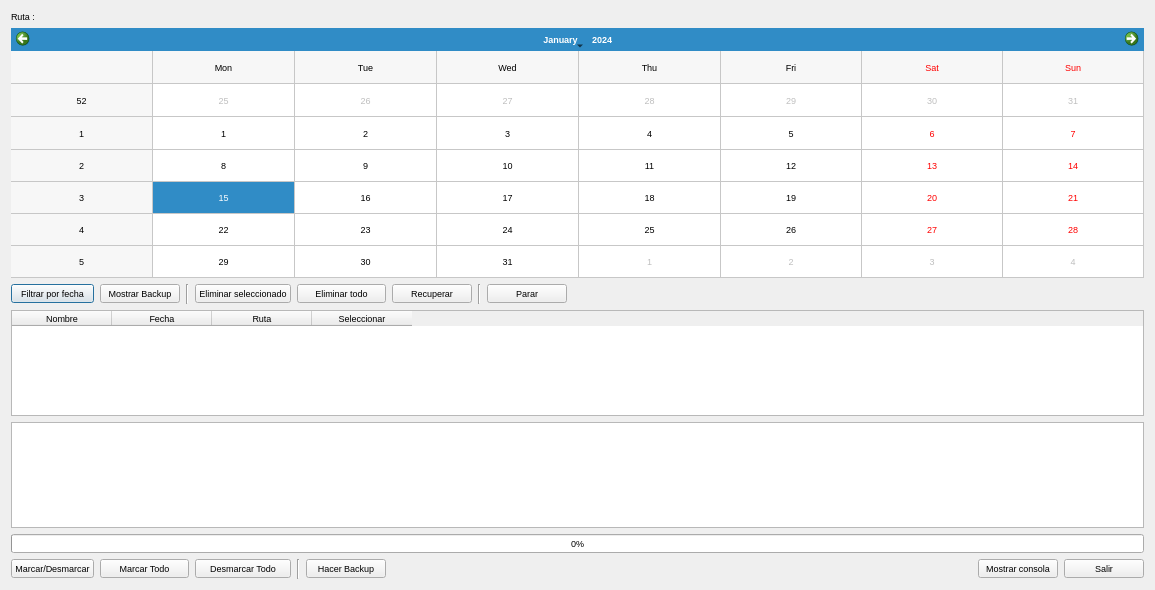
<?xml version="1.0" encoding="UTF-8"?>
<ui version="4.0">
 <class>Calendario</class>
 <widget class="QDialog" name="Calendario">
  <property name="geometry">
   <rect>
    <x>0</x>
    <y>0</y>
    <width>1155</width>
    <height>590</height>
   </rect>
  </property>
  <property name="font">
   <font>
    <pointsize>7</pointsize>
   </font>
  </property>
  <property name="windowTitle">
   <string>Recuperador de copias de sincronizacion v.0.1.0</string>
  </property>
  <property name="windowIcon">
   <iconset resource="recoverdrake.qrc">
    <normaloff>:/Imagenes/undo.png</normaloff>:/Imagenes/undo.png</iconset>
  </property>
  <layout class="QGridLayout" name="gridLayout_3">
   <item row="1" column="1" colspan="2">
    <layout class="QGridLayout" name="gridLayout_2">
     <item row="10" column="4">
      <widget class="Line" name="line_3">
       <property name="orientation">
        <enum>Qt::Vertical</enum>
       </property>
      </widget>
     </item>
     <item row="6" column="7">
      <widget class="Line" name="line_2">
       <property name="orientation">
        <enum>Qt::Vertical</enum>
       </property>
      </widget>
     </item>
     <item row="6" column="2">
      <widget class="Line" name="line">
       <property name="orientation">
        <enum>Qt::Vertical</enum>
       </property>
      </widget>
     </item>
     <item row="9" column="0" colspan="12">
      <widget class="QProgressBar" name="progressBar">
       <property name="sizePolicy">
        <sizepolicy hsizetype="Preferred" vsizetype="Fixed">
         <horstretch>0</horstretch>
         <verstretch>0</verstretch>
        </sizepolicy>
       </property>
       <property name="value">
        <number>0</number>
       </property>
      </widget>
     </item>
     <item row="6" column="0">
      <widget class="QPushButton" name="pushButton_6">
       <property name="toolTip">
        <string>Filtra por fecha seleccionada o volver a estado original</string>
       </property>
       <property name="statusTip">
        <string>Filtra por fecha seleccionada o volver a estado original</string>
       </property>
       <property name="whatsThis">
        <string>Filtra por fecha seleccionada o volver a estado original</string>
       </property>
       <property name="text">
        <string>Filtrar por fecha</string>
       </property>
       <property name="icon">
        <iconset resource="recoverdrake.qrc">
         <normaloff>:/Imagenes/lupaO.png</normaloff>:/Imagenes/lupaO.png</iconset>
       </property>
       <property name="iconSize">
        <size>
         <width>25</width>
         <height>25</height>
        </size>
       </property>
      </widget>
     </item>
     <item row="8" column="0" colspan="12">
      <widget class="QTextEdit" name="textEdit">
       <property name="sizePolicy">
        <sizepolicy hsizetype="Preferred" vsizetype="Expanding">
         <horstretch>0</horstretch>
         <verstretch>0</verstretch>
        </sizepolicy>
       </property>
       <property name="toolTip">
        <string>Consola de procesos</string>
       </property>
       <property name="statusTip">
        <string>Consola de procesos</string>
       </property>
       <property name="whatsThis">
        <string>Consola de procesos</string>
       </property>
      </widget>
     </item>
     <item row="0" column="0" rowspan="6" colspan="12">
      <widget class="QCalendarWidget" name="calendarWidget">
       <property name="sizePolicy">
        <sizepolicy hsizetype="Expanding" vsizetype="Expanding">
         <horstretch>0</horstretch>
         <verstretch>0</verstretch>
        </sizepolicy>
       </property>
       <property name="minimumSize">
        <size>
         <width>0</width>
         <height>250</height>
        </size>
       </property>
       <property name="toolTip">
        <string>Calendario para ver cronologicamente las copias guardadas de sincronizacion</string>
       </property>
       <property name="statusTip">
        <string>Calendario para ver cronologicamente las copias guardadas de sincronizacion</string>
       </property>
       <property name="whatsThis">
        <string>Calendario para ver cronologicamente las copias guardadas de sincronizacion</string>
       </property>
       <property name="gridVisible">
        <bool>true</bool>
       </property>
       <property name="dateEditEnabled">
        <bool>false</bool>
       </property>
      </widget>
     </item>
     <item row="10" column="0">
      <widget class="QPushButton" name="pushButton_3">
       <property name="toolTip">
        <string>Marcar o desmarcar individualmente el registro seleccionado</string>
       </property>
       <property name="statusTip">
        <string>Marcar o desmarcar individualmente el registro seleccionado</string>
       </property>
       <property name="whatsThis">
        <string>Marcar o desmarcar individualmente el registro seleccionado</string>
       </property>
       <property name="text">
        <string>Marcar/Desmarcar</string>
       </property>
       <property name="icon">
        <iconset resource="recoverdrake.qrc">
         <normaloff>:/Imagenes/good.png</normaloff>:/Imagenes/good.png</iconset>
       </property>
       <property name="iconSize">
        <size>
         <width>25</width>
         <height>25</height>
        </size>
       </property>
      </widget>
     </item>
     <item row="7" column="0" colspan="12">
      <widget class="QTableWidget" name="tableWidget">
       <property name="toolTip">
        <string>Visualizador de copias sincronizadas (Desde la fecha seleccionada hasta la actual)</string>
       </property>
       <property name="statusTip">
        <string>Visualizador de copias sincronizadas (Desde la fecha seleccionada hasta la actual)</string>
       </property>
       <property name="whatsThis">
        <string>Visualizador de copias sincronizadas (Desde la fecha seleccionada hasta la actual)</string>
       </property>
       <property name="editTriggers">
        <set>QAbstractItemView::NoEditTriggers</set>
       </property>
       <property name="alternatingRowColors">
        <bool>true</bool>
       </property>
       <property name="selectionBehavior">
        <enum>QAbstractItemView::SelectRows</enum>
       </property>
       <property name="sortingEnabled">
        <bool>true</bool>
       </property>
       <column>
        <property name="text">
         <string>Nombre</string>
        </property>
       </column>
       <column>
        <property name="text">
         <string>Fecha</string>
        </property>
       </column>
       <column>
        <property name="text">
         <string>Ruta</string>
        </property>
       </column>
       <column>
        <property name="text">
         <string>Seleccionar</string>
        </property>
       </column>
      </widget>
     </item>
     <item row="6" column="6">
      <widget class="QPushButton" name="pushButton_2">
       <property name="toolTip">
        <string>Recuperar datos seleccionados</string>
       </property>
       <property name="statusTip">
        <string>Recuperar datos seleccionados</string>
       </property>
       <property name="whatsThis">
        <string>Recuperar datos seleccionados</string>
       </property>
       <property name="text">
        <string>Recuperar</string>
       </property>
       <property name="icon">
        <iconset resource="recoverdrake.qrc">
         <normaloff>:/Imagenes/undo.png</normaloff>:/Imagenes/undo.png</iconset>
       </property>
       <property name="iconSize">
        <size>
         <width>25</width>
         <height>25</height>
        </size>
       </property>
      </widget>
     </item>
     <item row="6" column="8">
      <widget class="QPushButton" name="pushButton_9">
       <property name="toolTip">
        <string>Parar los procesos en ejecucion</string>
       </property>
       <property name="statusTip">
        <string>Parar los procesos en ejecucion</string>
       </property>
       <property name="whatsThis">
        <string>Parar los procesos en ejecucion</string>
       </property>
       <property name="text">
        <string>Parar</string>
       </property>
       <property name="icon">
        <iconset resource="recoverdrake.qrc">
         <normaloff>:/Imagenes/stop.png</normaloff>:/Imagenes/stop.png</iconset>
       </property>
       <property name="iconSize">
        <size>
         <width>25</width>
         <height>25</height>
        </size>
       </property>
      </widget>
     </item>
     <item row="6" column="9" colspan="3">
      <spacer name="horizontalSpacer_2">
       <property name="orientation">
        <enum>Qt::Horizontal</enum>
       </property>
       <property name="sizeHint" stdset="0">
        <size>
         <width>40</width>
         <height>20</height>
        </size>
       </property>
      </spacer>
     </item>
     <item row="10" column="11">
      <widget class="QPushButton" name="pushButton">
       <property name="toolTip">
        <string>Nos vamos...</string>
       </property>
       <property name="statusTip">
        <string>Nos vamos...</string>
       </property>
       <property name="whatsThis">
        <string>Nos vamos...</string>
       </property>
       <property name="text">
        <string>Salir</string>
       </property>
       <property name="icon">
        <iconset resource="recoverdrake.qrc">
         <normaloff>:/Imagenes/puerta.png</normaloff>:/Imagenes/puerta.png</iconset>
       </property>
       <property name="iconSize">
        <size>
         <width>25</width>
         <height>25</height>
        </size>
       </property>
      </widget>
     </item>
     <item row="10" column="10">
      <widget class="QPushButton" name="pushButton_8">
       <property name="text">
        <string>Mostrar consola</string>
       </property>
       <property name="icon">
        <iconset resource="recoverdrake.qrc">
         <normaloff>:/Imagenes/console-mdk.png</normaloff>:/Imagenes/console-mdk.png</iconset>
       </property>
       <property name="iconSize">
        <size>
         <width>25</width>
         <height>25</height>
        </size>
       </property>
      </widget>
     </item>
     <item row="10" column="9">
      <spacer name="horizontalSpacer">
       <property name="orientation">
        <enum>Qt::Horizontal</enum>
       </property>
       <property name="sizeHint" stdset="0">
        <size>
         <width>40</width>
         <height>20</height>
        </size>
       </property>
      </spacer>
     </item>
     <item row="6" column="1">
      <widget class="QPushButton" name="pushButton_11">
       <property name="toolTip">
        <string>Muestra solo las backups realizadas a mano</string>
       </property>
       <property name="statusTip">
        <string>Muestra solo las backups realizadas a mano</string>
       </property>
       <property name="whatsThis">
        <string>Muestra solo las backups realizadas a mano</string>
       </property>
       <property name="text">
        <string>Mostrar Backup</string>
       </property>
       <property name="icon">
        <iconset resource="recoverdrake.qrc">
         <normaloff>:/Imagenes/BACKUP.png</normaloff>:/Imagenes/BACKUP.png</iconset>
       </property>
       <property name="iconSize">
        <size>
         <width>25</width>
         <height>25</height>
        </size>
       </property>
      </widget>
     </item>
     <item row="10" column="5">
      <widget class="QPushButton" name="pushButton_10">
       <property name="toolTip">
        <string>Realiza una copia de seguridad exclusiva del fichero seleccionado. No se borrara salvo que se elimine manualmente</string>
       </property>
       <property name="statusTip">
        <string>Realiza una copia de seguridad exclusiva del fichero seleccionado. No se borrara salvo que se elimine manualmente</string>
       </property>
       <property name="whatsThis">
        <string>Realiza una copia de seguridad exclusiva del fichero seleccionado. No se borrara salvo que se elimine manualmente</string>
       </property>
       <property name="text">
        <string>Hacer Backup</string>
       </property>
       <property name="icon">
        <iconset resource="recoverdrake.qrc">
         <normaloff>:/Imagenes/guardar.png</normaloff>:/Imagenes/guardar.png</iconset>
       </property>
       <property name="iconSize">
        <size>
         <width>25</width>
         <height>25</height>
        </size>
       </property>
      </widget>
     </item>
     <item row="6" column="3">
      <widget class="QPushButton" name="pushButton_12">
       <property name="toolTip">
        <string>Elimina el archivo seleccionado</string>
       </property>
       <property name="statusTip">
        <string>Elimina el archivo seleccionado</string>
       </property>
       <property name="whatsThis">
        <string>Elimina el archivo seleccionado</string>
       </property>
       <property name="text">
        <string>Eliminar seleccionado</string>
       </property>
       <property name="icon">
        <iconset resource="recoverdrake.qrc">
         <normaloff>:/Imagenes/bad.png</normaloff>:/Imagenes/bad.png</iconset>
       </property>
       <property name="iconSize">
        <size>
         <width>25</width>
         <height>25</height>
        </size>
       </property>
      </widget>
     </item>
     <item row="10" column="3">
      <widget class="QPushButton" name="pushButton_5">
       <property name="toolTip">
        <string>Desmarcar de forma masiva todos los registros</string>
       </property>
       <property name="statusTip">
        <string>Desmarcar de forma masiva todos los registros</string>
       </property>
       <property name="whatsThis">
        <string>Desmarcar de forma masiva todos los registros</string>
       </property>
       <property name="text">
        <string>Desmarcar Todo</string>
       </property>
       <property name="icon">
        <iconset resource="recoverdrake.qrc">
         <normaloff>:/Imagenes/menos.png</normaloff>:/Imagenes/menos.png</iconset>
       </property>
       <property name="iconSize">
        <size>
         <width>25</width>
         <height>25</height>
        </size>
       </property>
      </widget>
     </item>
     <item row="10" column="1" colspan="2">
      <widget class="QPushButton" name="pushButton_4">
       <property name="toolTip">
        <string>Marcar de forma masiva todos los registros</string>
       </property>
       <property name="statusTip">
        <string>Marcar de forma masiva todos los registros</string>
       </property>
       <property name="whatsThis">
        <string>Marcar de forma masiva todos los registros</string>
       </property>
       <property name="text">
        <string>Marcar Todo</string>
       </property>
       <property name="icon">
        <iconset resource="recoverdrake.qrc">
         <normaloff>:/Imagenes/mas.png</normaloff>:/Imagenes/mas.png</iconset>
       </property>
       <property name="iconSize">
        <size>
         <width>25</width>
         <height>25</height>
        </size>
       </property>
      </widget>
     </item>
     <item row="6" column="4" colspan="2">
      <widget class="QPushButton" name="pushButton_7">
       <property name="toolTip">
        <string>Eliminar fisicamente la copia de los archivos sincronizados.</string>
       </property>
       <property name="statusTip">
        <string>Eliminar fisicamente la copia de los archivos sincronizados.</string>
       </property>
       <property name="whatsThis">
        <string>Eliminar fisicamente la copia de los archivos sincronizados.</string>
       </property>
       <property name="text">
        <string>Eliminar todo</string>
       </property>
       <property name="icon">
        <iconset resource="recoverdrake.qrc">
         <normaloff>:/Imagenes/peligro.png</normaloff>:/Imagenes/peligro.png</iconset>
       </property>
       <property name="iconSize">
        <size>
         <width>25</width>
         <height>25</height>
        </size>
       </property>
      </widget>
     </item>
    </layout>
   </item>
   <item row="0" column="1" colspan="2">
    <layout class="QGridLayout" name="gridLayout">
     <item row="0" column="1">
      <widget class="QLabel" name="label_2">
       <property name="sizePolicy">
        <sizepolicy hsizetype="Expanding" vsizetype="Fixed">
         <horstretch>0</horstretch>
         <verstretch>0</verstretch>
        </sizepolicy>
       </property>
       <property name="toolTip">
        <string>Ruta de la copia de sincronizacion</string>
       </property>
       <property name="statusTip">
        <string>Ruta de la copia de sincronizacion</string>
       </property>
       <property name="whatsThis">
        <string>Ruta de la copia de sincronizacion</string>
       </property>
       <property name="text">
        <string/>
       </property>
      </widget>
     </item>
     <item row="0" column="0">
      <widget class="QLabel" name="label">
       <property name="sizePolicy">
        <sizepolicy hsizetype="Minimum" vsizetype="Minimum">
         <horstretch>0</horstretch>
         <verstretch>0</verstretch>
        </sizepolicy>
       </property>
       <property name="text">
        <string>Ruta :</string>
       </property>
      </widget>
     </item>
    </layout>
   </item>
   <item row="1" column="0">
    <layout class="QVBoxLayout" name="verticalLayout"/>
   </item>
  </layout>
 </widget>
 <resources>
  <include location="recoverdrake.qrc"/>
 </resources>
 <connections/>
</ui>
